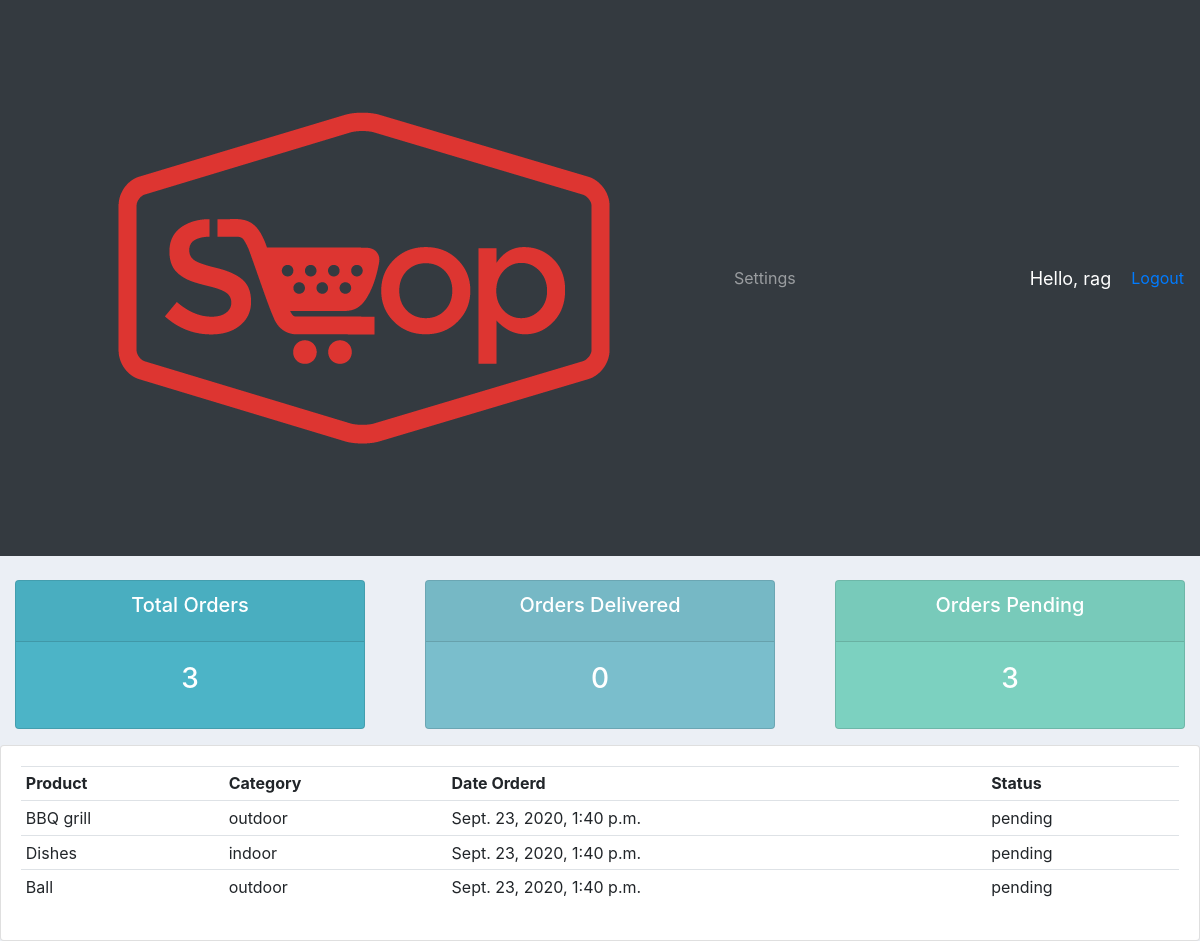
Page /userPage (signed in) on the committed database.
### home/models.py (models this page shows)
class Order(models.Model):
    STATUS = (
        ('pending', 'pending'),
        ('out for delivery', 'out for delivery'),
        ('delivered', 'delivered')
    )
    customer = models.ForeignKey(Customer, null=True, on_delete= models.SET_NULL)
    product = models.ForeignKey(Product, null=True, on_delete= models.SET_NULL)
    date_created = models.DateTimeField(auto_now_add=True, null=True)
    status = models.CharField(max_length=200, null=True, choices=STATUS)
    def __str__(self):
        return self.product.name

class Product(models.Model):
    CATEGORY = (
        ('indoor', 'indoor'),
        ('outdoor', 'outdoor')
    )
    name = models.CharField(max_length=200, null=True)
    price = models.FloatField(null=True)
    category = models.CharField(max_length=200, null=True, choices=CATEGORY)
    description = models.CharField(max_length=200, null=True, blank=True)
    date_created = models.DateTimeField(auto_now_add=True, null=True)
    tags = models.ManyToManyField(Tag)
    def __str__(self):
        return self.name

### home/decoraters.py (the view)
        def wrapper_func(request, *args, **kwargs):
            group = None
            if request.user.groups.exists():
                group = request.user.groups.all()[0].name
            if group in allowed_roles:
                return view_func(request, *args, **kwargs)
            else:
                return HttpResponse('You are not authorized')

### home/decoraters.py (called while the page is built)
def allowed_users(allowed_roles=[]):
    def decorater(view_func):
        def wrapper_func(request, *args, **kwargs):
            group = None
            if request.user.groups.exists():
                group = request.user.groups.all()[0].name
            if group in allowed_roles:
                return view_func(request, *args, **kwargs)
            else:
                return HttpResponse('You are not authorized')
        return wrapper_func
    return decorater

### home/views.py (called while the page is built)
@login_required(login_url='loginPage')
@allowed_users(allowed_roles=['customer'])
def userPage(request):
    orders = request.user.customer.order_set.all()
    total_orders = orders.count()
    delivered = orders.filter(status='delivered').count()
    pending = orders.filter(status='pending').count()
    print('Orders', orders)
    context = {'orders': orders, 'orders': orders, 'total_orders' : total_orders, 'delivered': delivered, 'pending': pending}
    return render(request, 'accounts/user.html', context)

### templates/accounts/user.html
{% extends 'accounts/main.html' %}
{% block content %}
    {% include 'accounts/status.html' %}
    <div class="row">
	<div class="col-md">
		<div class="card card-body">
			<table class="table table-sm">
				<tr>
					<th>Product</th>
					<th>Category</th>
					<th>Date Orderd</th>
					<th>Status</th>
				</tr>
				{% for order in orders %}
					<tr>
						<td> {{order.product}} </td>
						<td> {{order.product.category}} </td>
						<td> {{order.date_created}} </td>
						<td> {{order.status}} </td>
					</tr>
				{% endfor %}
			</table>
		</div>
	</div>
</div>
{% endblock content %}

### templates/accounts/main.html (shortened to what this page needs)
{%load static%}
<!doctype html>
<html lang="en">
<head>
    <link rel="stylesheet" href="https://stackpath.bootstrapcdn.com/bootstrap/4.5.2/css/bootstrap.min.css"
>
    <link rel="stylesheet" type="text/css" href=" {% static '/CSS/main.css' %} ">
</head>
<body>
    <nav class="navbar navbar-expand-lg navbar-dark bg-dark">
        <a class="navbar-brand" href="#"> <img src="{% static '/IMAGES/logo.png' %}" alt=""> </a>
        <div class="collapse navbar-collapse" id="navbarNav">
          <ul class="navbar-nav">
            {% if request.user.is_staff %}
            <li class="nav-item active">
              <a class="nav-link" href="/">Dashboard<span class="sr-only">(current)</span></a>
            </li>
            <li class="nav-item">
              <a class="nav-link" href="products  ">Products</a>
            </li>
             {% else %}
              <li class="nav-item">
                <a class="nav-link" href="{% url 'account' %}">Settings</a>
              </li>
            {% endif %}
          </ul>
        </div>
        <span id="hello-msg" >Hello, {{request.user}} </span>
        <span> <a href="{% url 'logoutUser' %}"> Logout </a></span>
      </nav>
    {% block content %}
    {% endblock content %}
</body>
</html>

### static/CSS/main.css (style rules this page uses)
body { background-color: #ebeff5; }

### templates/accounts/main.html (style rules this page uses)
#hello-msg { font-size: 18px; color: white; margin-right: 20px; }

### rows in the picture
Order: product "BBQ grill", product.category "outdoor", date_created "Sept. 23, 2020, 1:40 p.m.", status "pending"
Order: product "Dishes", product.category "indoor", date_created "Sept. 23, 2020, 1:40 p.m.", status "pending"
Order: product "Ball", product.category "outdoor", date_created "Sept. 23, 2020, 1:40 p.m.", status "pending"

### other values in the picture
{{ request.user }} "rag"
{{ total_orders }} "3"
{{ delivered }} "0"
{{ pending }} "3"
